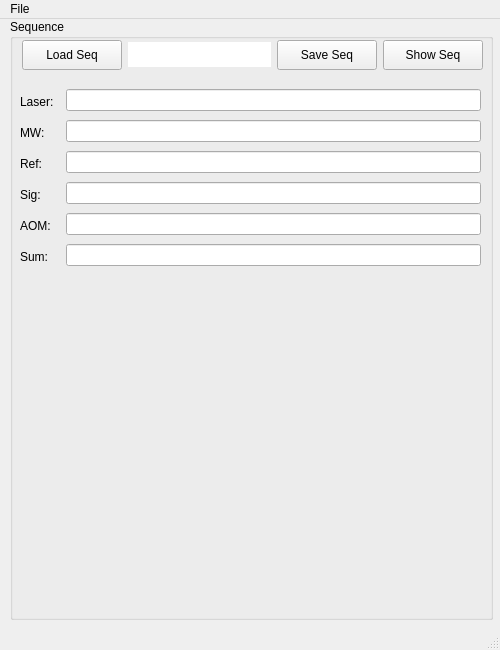
<?xml version="1.0" encoding="UTF-8"?>
<ui version="4.0">
 <class>MainWindow</class>
 <widget class="QMainWindow" name="MainWindow">
  <property name="geometry">
   <rect>
    <x>0</x>
    <y>0</y>
    <width>500</width>
    <height>650</height>
   </rect>
  </property>
  <property name="minimumSize">
   <size>
    <width>500</width>
    <height>650</height>
   </size>
  </property>
  <property name="maximumSize">
   <size>
    <width>500</width>
    <height>650</height>
   </size>
  </property>
  <property name="windowTitle">
   <string>MainWindow</string>
  </property>
  <widget class="QWidget" name="centralwidget">
   <widget class="QGroupBox" name="SeqGroup">
    <property name="geometry">
     <rect>
      <x>10</x>
      <y>0</y>
      <width>483</width>
      <height>601</height>
     </rect>
    </property>
    <property name="sizePolicy">
     <sizepolicy hsizetype="Expanding" vsizetype="Expanding">
      <horstretch>0</horstretch>
      <verstretch>0</verstretch>
     </sizepolicy>
    </property>
    <property name="title">
     <string>Sequence</string>
    </property>
    <widget class="QWidget" name="Seq_Window_widget" native="true">
     <property name="geometry">
      <rect>
       <x>10</x>
       <y>270</y>
       <width>461</width>
       <height>320</height>
      </rect>
     </property>
     <property name="sizePolicy">
      <sizepolicy hsizetype="Expanding" vsizetype="Expanding">
       <horstretch>0</horstretch>
       <verstretch>0</verstretch>
      </sizepolicy>
     </property>
     <property name="minimumSize">
      <size>
       <width>461</width>
       <height>271</height>
      </size>
     </property>
     <property name="maximumSize">
      <size>
       <width>461</width>
       <height>320</height>
      </size>
     </property>
    </widget>
    <widget class="QWidget" name="">
     <property name="geometry">
      <rect>
       <x>12</x>
       <y>20</y>
       <width>461</width>
       <height>32</height>
      </rect>
     </property>
     <layout class="QHBoxLayout" name="horizontalLayout">
      <item>
       <widget class="QPushButton" name="Seq_Load_pushButton">
        <property name="minimumSize">
         <size>
          <width>100</width>
          <height>30</height>
         </size>
        </property>
        <property name="maximumSize">
         <size>
          <width>100</width>
          <height>30</height>
         </size>
        </property>
        <property name="text">
         <string>Load Seq</string>
        </property>
       </widget>
      </item>
      <item>
       <widget class="QLabel" name="Seq_label">
        <property name="minimumSize">
         <size>
          <width>0</width>
          <height>25</height>
         </size>
        </property>
        <property name="maximumSize">
         <size>
          <width>16777215</width>
          <height>25</height>
         </size>
        </property>
        <property name="styleSheet">
         <string notr="true">background-color: rgb(255, 255, 255);
font: 10pt &quot;Times New Roman&quot;;</string>
        </property>
        <property name="text">
         <string/>
        </property>
       </widget>
      </item>
      <item>
       <widget class="QPushButton" name="Seq_Save_pushButton">
        <property name="minimumSize">
         <size>
          <width>100</width>
          <height>30</height>
         </size>
        </property>
        <property name="maximumSize">
         <size>
          <width>100</width>
          <height>30</height>
         </size>
        </property>
        <property name="text">
         <string>Save Seq</string>
        </property>
       </widget>
      </item>
      <item>
       <widget class="QPushButton" name="Seq_Show_pushButton">
        <property name="minimumSize">
         <size>
          <width>100</width>
          <height>30</height>
         </size>
        </property>
        <property name="maximumSize">
         <size>
          <width>100</width>
          <height>30</height>
         </size>
        </property>
        <property name="text">
         <string>Show Seq</string>
        </property>
       </widget>
      </item>
     </layout>
    </widget>
    <widget class="QWidget" name="">
     <property name="geometry">
      <rect>
       <x>10</x>
       <y>70</y>
       <width>461</width>
       <height>182</height>
      </rect>
     </property>
     <layout class="QFormLayout" name="formLayout">
      <item row="0" column="0">
       <widget class="QLabel" name="label_6">
        <property name="minimumSize">
         <size>
          <width>40</width>
          <height>25</height>
         </size>
        </property>
        <property name="maximumSize">
         <size>
          <width>40</width>
          <height>25</height>
         </size>
        </property>
        <property name="styleSheet">
         <string notr="true">font: 10pt &quot;Times New Roman&quot;;</string>
        </property>
        <property name="text">
         <string>Laser:</string>
        </property>
       </widget>
      </item>
      <item row="0" column="1">
       <widget class="QLineEdit" name="Seq_Laser_lineEdit"/>
      </item>
      <item row="1" column="0">
       <widget class="QLabel" name="label_11">
        <property name="minimumSize">
         <size>
          <width>40</width>
          <height>25</height>
         </size>
        </property>
        <property name="maximumSize">
         <size>
          <width>40</width>
          <height>25</height>
         </size>
        </property>
        <property name="styleSheet">
         <string notr="true">font: 10pt &quot;Times New Roman&quot;;</string>
        </property>
        <property name="text">
         <string>MW:</string>
        </property>
       </widget>
      </item>
      <item row="1" column="1">
       <widget class="QLineEdit" name="Seq_MW_lineEdit"/>
      </item>
      <item row="2" column="0">
       <widget class="QLabel" name="label_12">
        <property name="minimumSize">
         <size>
          <width>40</width>
          <height>25</height>
         </size>
        </property>
        <property name="maximumSize">
         <size>
          <width>40</width>
          <height>25</height>
         </size>
        </property>
        <property name="styleSheet">
         <string notr="true">font: 10pt &quot;Times New Roman&quot;;</string>
        </property>
        <property name="text">
         <string>Ref:</string>
        </property>
       </widget>
      </item>
      <item row="2" column="1">
       <widget class="QLineEdit" name="Seq_Ref_lineEdit"/>
      </item>
      <item row="3" column="0">
       <widget class="QLabel" name="label_13">
        <property name="minimumSize">
         <size>
          <width>40</width>
          <height>25</height>
         </size>
        </property>
        <property name="maximumSize">
         <size>
          <width>40</width>
          <height>25</height>
         </size>
        </property>
        <property name="styleSheet">
         <string notr="true">font: 10pt &quot;Times New Roman&quot;;</string>
        </property>
        <property name="text">
         <string>Sig:</string>
        </property>
       </widget>
      </item>
      <item row="3" column="1">
       <widget class="QLineEdit" name="Seq_Sig_lineEdit"/>
      </item>
      <item row="4" column="0">
       <widget class="QLabel" name="label_14">
        <property name="minimumSize">
         <size>
          <width>40</width>
          <height>25</height>
         </size>
        </property>
        <property name="maximumSize">
         <size>
          <width>40</width>
          <height>25</height>
         </size>
        </property>
        <property name="styleSheet">
         <string notr="true">font: 10pt &quot;Times New Roman&quot;;</string>
        </property>
        <property name="text">
         <string>AOM:</string>
        </property>
       </widget>
      </item>
      <item row="4" column="1">
       <widget class="QLineEdit" name="Seq_AOM_lineEdit"/>
      </item>
      <item row="5" column="0">
       <widget class="QLabel" name="label_23">
        <property name="minimumSize">
         <size>
          <width>40</width>
          <height>25</height>
         </size>
        </property>
        <property name="maximumSize">
         <size>
          <width>40</width>
          <height>25</height>
         </size>
        </property>
        <property name="styleSheet">
         <string notr="true">font: 10pt &quot;Times New Roman&quot;;</string>
        </property>
        <property name="text">
         <string>Sum:</string>
        </property>
       </widget>
      </item>
      <item row="5" column="1">
       <widget class="QLineEdit" name="Seq_Sum_lineEdit"/>
      </item>
     </layout>
    </widget>
   </widget>
  </widget>
  <widget class="QMenuBar" name="menubar">
   <property name="geometry">
    <rect>
     <x>0</x>
     <y>0</y>
     <width>500</width>
     <height>21</height>
    </rect>
   </property>
   <widget class="QMenu" name="menuFile">
    <property name="title">
     <string>File</string>
    </property>
    <widget class="QMenu" name="menuDefaluts">
     <property name="title">
      <string>Defaults</string>
     </property>
     <addaction name="actionLoad_Defaults"/>
     <addaction name="actionSave_Defaults"/>
    </widget>
    <addaction name="menuDefaluts"/>
   </widget>
   <addaction name="menuFile"/>
  </widget>
  <widget class="QStatusBar" name="statusbar"/>
  <action name="actionLoad_Defaults">
   <property name="text">
    <string>Load Defaults</string>
   </property>
  </action>
  <action name="actionSave_Defaults">
   <property name="text">
    <string>Save Defaults</string>
   </property>
  </action>
 </widget>
 <resources/>
 <connections/>
</ui>
